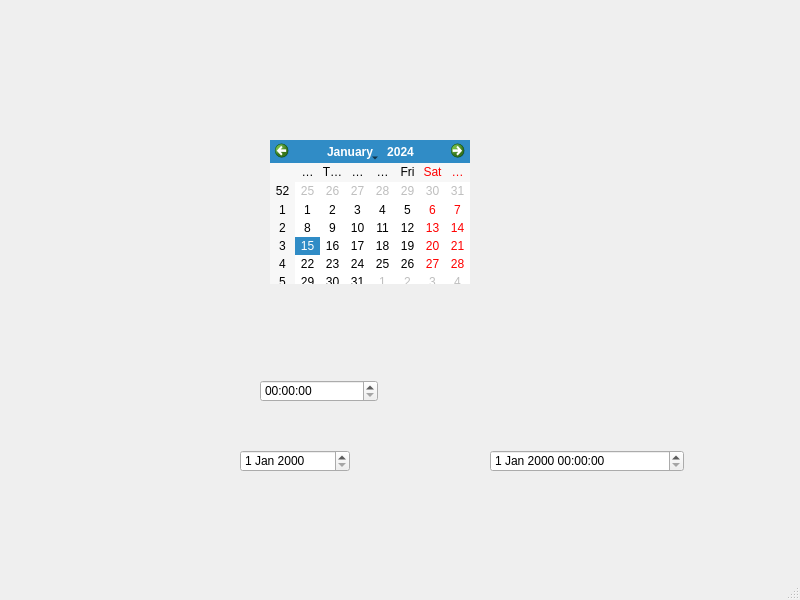
<?xml version="1.0" encoding="UTF-8"?>
<ui version="4.0">
 <class>MainWindow</class>
 <widget class="QMainWindow" name="MainWindow">
  <property name="geometry">
   <rect>
    <x>0</x>
    <y>0</y>
    <width>800</width>
    <height>600</height>
   </rect>
  </property>
  <property name="windowTitle">
   <string>MainWindow</string>
  </property>
  <widget class="QWidget" name="centralwidget">
   <widget class="QCalendarWidget" name="calendarWidget">
    <property name="geometry">
     <rect>
      <x>270</x>
      <y>140</y>
      <width>200</width>
      <height>144</height>
     </rect>
    </property>
   </widget>
   <widget class="QTimeEdit" name="timeEdit">
    <property name="geometry">
     <rect>
      <x>260</x>
      <y>380</y>
      <width>118</width>
      <height>22</height>
     </rect>
    </property>
   </widget>
   <widget class="QDateTimeEdit" name="dateTimeEdit">
    <property name="geometry">
     <rect>
      <x>490</x>
      <y>450</y>
      <width>194</width>
      <height>22</height>
     </rect>
    </property>
   </widget>
   <widget class="QDateEdit" name="dateEdit">
    <property name="geometry">
     <rect>
      <x>240</x>
      <y>450</y>
      <width>110</width>
      <height>22</height>
     </rect>
    </property>
   </widget>
  </widget>
  <widget class="QMenuBar" name="menubar">
   <property name="geometry">
    <rect>
     <x>0</x>
     <y>0</y>
     <width>800</width>
     <height>18</height>
    </rect>
   </property>
  </widget>
  <widget class="QStatusBar" name="statusbar"/>
 </widget>
 <resources/>
 <connections/>
</ui>
